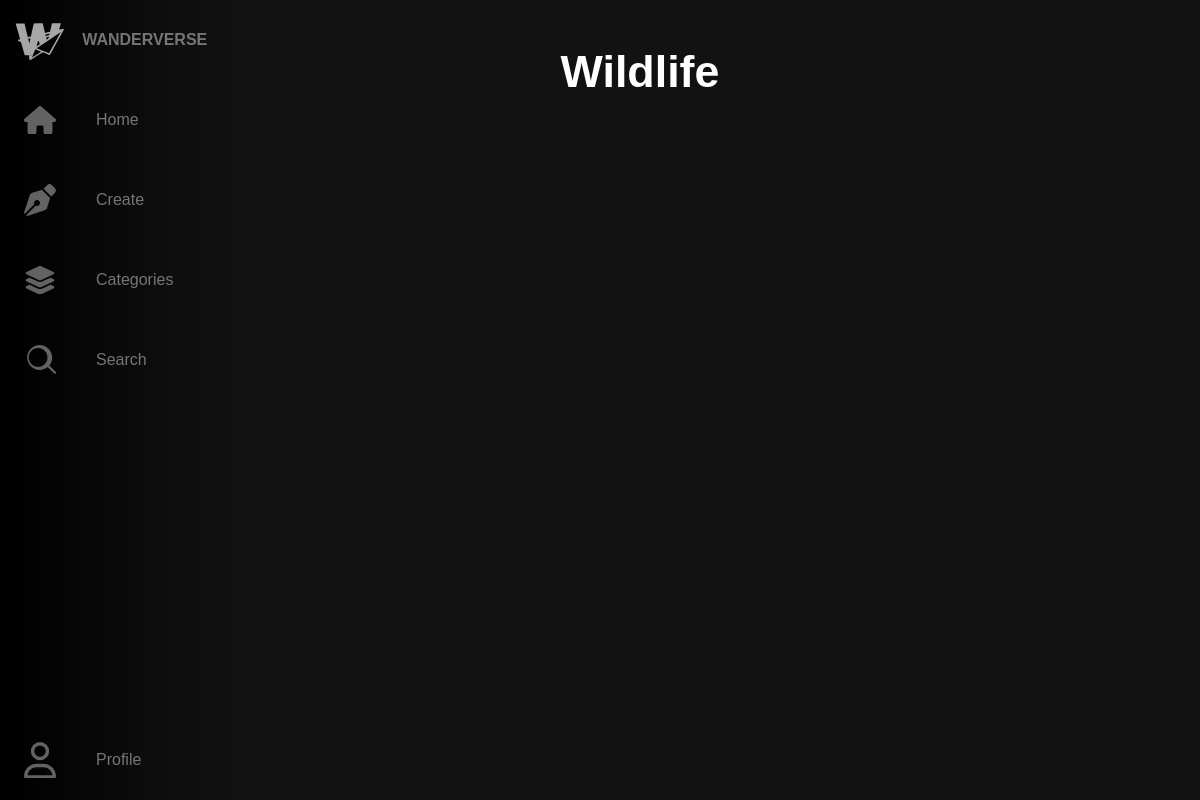
/category/Wildlife (signed in), run on an earlier commit of the app's database.
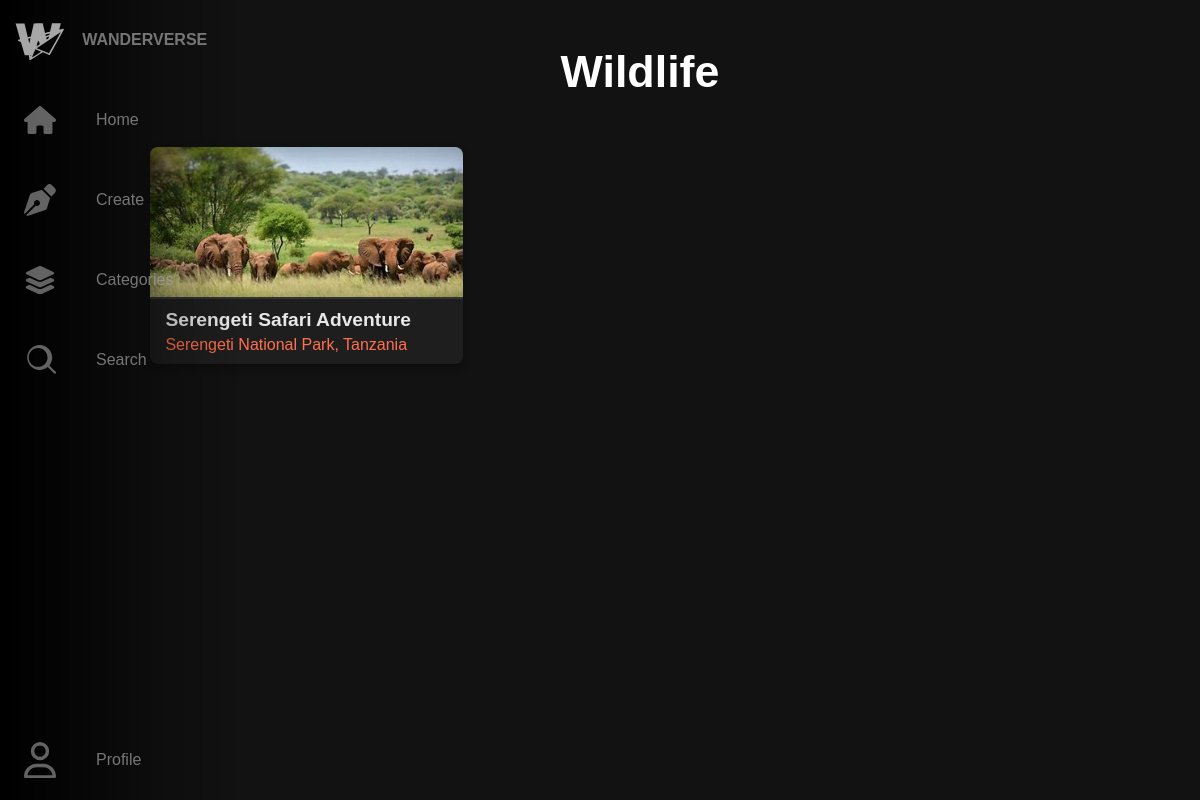
And on a later commit of the database.
### app/models.py (models this page shows, shortened)
class SearchableMixin(object):
    @classmethod
    def before_commit(cls, session):
        session._changes = {
            'add': list(session.new),
            'update': list(session.dirty),
            'delete': list(session.deleted)
        }

class Post(db.Model, SearchableMixin):
    __tablename__ = 'post'
    __searchable__ = ['title', 'location', 'category', 'content']
    id = db.Column(db.Integer, primary_key=True)
    title = db.Column(db.String(255), nullable=True)
    location = db.Column(db.String(255), nullable=True)
    category = db.Column(db.String(255), nullable=True)
    duration = db.Column(db.String(255), nullable=True)
    tips = db.Column(db.String(255), nullable=True)
    user_id = db.Column(db.Integer, db.ForeignKey('user.id'), nullable=True)
    status=db.Column(db.String, nullable=False, default='draft')
    content = db.Column(db.String, nullable=False)
    flagged = db.Column(db.Boolean, nullable=False,default=False)
    sexuality = db.Column(db.String(255), nullable=False,default=False)
    violence = db.Column(db.String(255), nullable=False,default=False)
    harassment = db.Column(db.String(255), nullable=False,default=False)
    illicit = db.Column(db.String(255), nullable=False,default=False)
    self_harm = db.Column(db.String(255), nullable=False,default=False)
    hate = db.Column(db.String(255), nullable=False,default=False)

### app/routes.py (the view)
@app.route('/category/<category_name>')
@login_required
def category_details(category_name):
    user_id = current_user.get_id()
    results = (
        db.session.query(Post, db.func.group_concat(Images.image1))
        .join(Images, Post.id == Images.post_id)
        .filter(Post.status == 'live', Post.category == category_name)
        .filter(Post.user_id!=user_id)# Filter category and non-trashed posts
        .group_by(Post.id)
        .all()
    )
    return render_template('category_details.html', category=category_name, posts=results)

### app/routes.py (called while the page is built)
@login_manager.user_loader
def load_user(user_id):
    return User.query.get(int(user_id))

### app/templates/category_details.html (shortened to what this page needs)
{% extends 'base.html' %}
{% block head %}
    <link rel="stylesheet" href="{{ url_for('static', filename='css/my_blogs.css') }}">
{% endblock %}
{% block body %}
    <h1>{{ category }}</h1>
    <div class="blogs">
        {% for post, images_str in posts %}
        <div class="blog" data-images="{{ images_str }}" style="position: relative;">
            <a href="{{ url_for('posts', post_id=post.id) }}">
                <img src="{{ url_for('static', filename='Images/' + images_str.split(',')[0]) }}" alt="Blog Image" class="blog-image">
                <div class="blog-title">{{ post.title }}</div>
                <div class="blog-destination">{{ post.location }}</div>
            </a>
        </div>
        {% endfor %}
    </div>
{% endblock %}

What changed in the data, as far as the page shows it:
added Post: category "Wildlife", title "Serengeti Safari Adventure", location "Serengeti National Park, Tanzania"
Also different on the page:
{{ category }}: "Wildlife" → (not shown)
